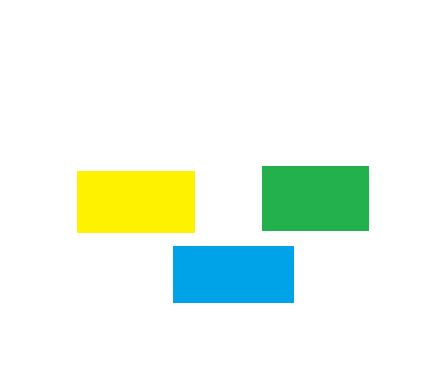
#> input picture coba01.png, 433 x 387 px; its folder holds 4 pictures in this run
$ python tes_kuning.py
#> lines starting #> are read from the running program, lines starting #| are printed output that depends on the picture; after the words box and inside, x2 and y2 are one past the last pixel; in counts of white or black regions, pixels touching at a corner belong together
import cv2
import numpy as np

for i in range(1,5):
 img=cv2.imread('coba0'+str(i)+'.png',1)
#> img is the input picture: shape (387, 433, 3); mean B, G, R 235.5, 247.4, 235.3
 #img = cv2.imread('warnabiru.png',1)
 hsv = cv2.cvtColor(img, cv2.COLOR_BGR2HSV)
#> hsv: shape (387, 433, 3); mean H, S, V 8.2, 30.2, 250.8


#[20, 100, 100], [40, 255, 255] – Kuning

 lower_api0 = np.array([20,100,100])
 upper_api0 = np.array([40,255,255])
 mask1 = cv2.inRange(hsv, lower_api0, upper_api0)
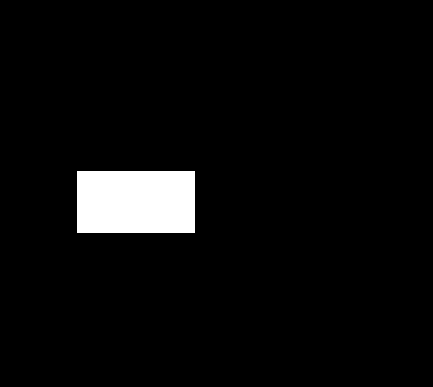
#> mask1: shape (387, 433); 4.4% white; 1 white region, box (x1, y1, x2, y2) and area: (77, 171, 195, 233) 7316


 mask = mask1

 new_img = cv2.bitwise_and(img, img, mask=mask)
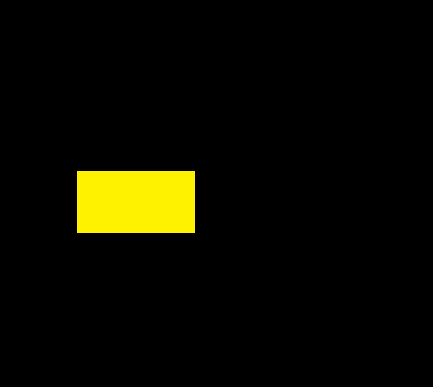
#> new_img: shape (387, 433, 3); mean B, G, R 0, 10.6, 11.1


 cv2.imshow("hasil"+str(i)+".png", new_img)
#cv2.imshow('mask',mask)
 cv2.imshow('image', img)


#menunggu tombol key ditekan
 cv2.waitKey(0)
 cv2.destroyAllWindows()
#> pass 2 of the loop `for i in range(1,5):`:
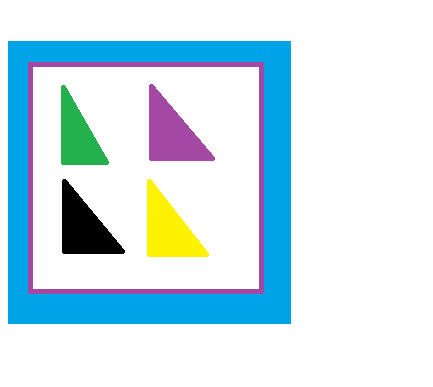
#> input picture coba02.png, 433 x 387 px
#> img is the input picture: shape (387, 433, 3); mean B, G, R 237.2, 227.8, 205.6
#> hsv: shape (387, 433, 3); mean H, S, V 22.9, 51.4, 242.6
#> `mask1 = cv2.inRange(hsv, lower_api0, upper_api0)`:
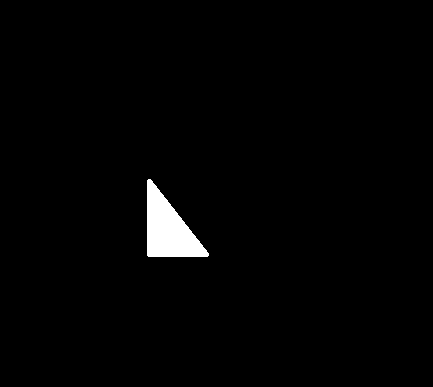
#> mask1: shape (387, 433); 1.6% white; 1 white region, box (x1, y1, x2, y2) and area: (147, 179, 209, 257) 2658
#> pass 3 of the loop `for i in range(1,5):`:
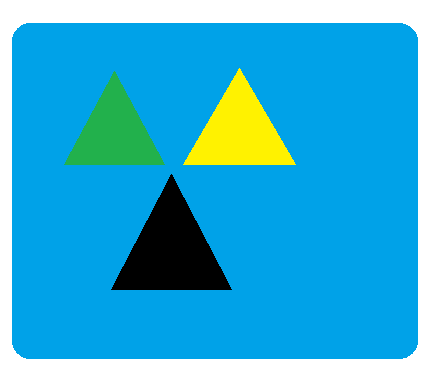
#> input picture coba03.png, 433 x 387 px
#> img is the input picture: shape (387, 433, 3); mean B, G, R 214.4, 175.7, 57.2
#> hsv: shape (387, 433, 3); mean H, S, V 73, 195, 225.7
#> `mask1 = cv2.inRange(hsv, lower_api0, upper_api0)`:
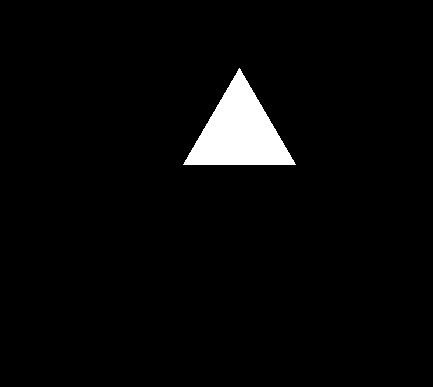
#> mask1: shape (387, 433); 3.3% white; 1 white region, box (x1, y1, x2, y2) and area: (183, 68, 296, 165) 5521
#> `new_img = cv2.bitwise_and(img, img, mask=mask)`:
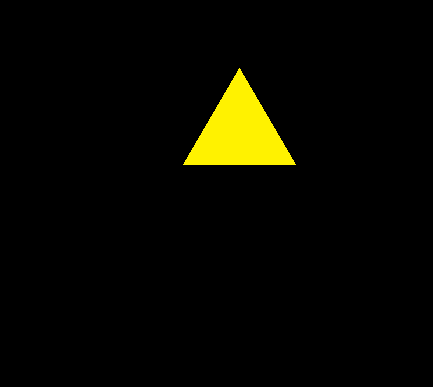
#> new_img: shape (387, 433, 3); mean B, G, R 0, 8, 8.4
#> (the run stopped early here; a loop or call above may not have finished)
